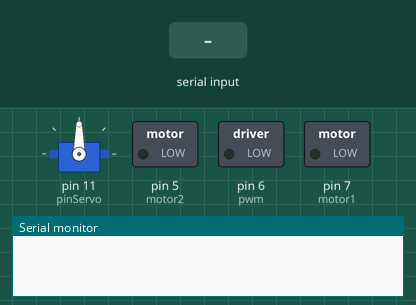
A sketch run on a simulated Arduino Uno, built with avr-gcc and run on an emulated ATmega328P. On the bench: servo, switched loads named in the sketch (green lamp = pin HIGH), the last lines printed to the serial monitor. Inputs (shaded band) come from the test bench.

Above: at 1.2 s.
1.3 s: "a\n" received over Serial
At 2.1 s:
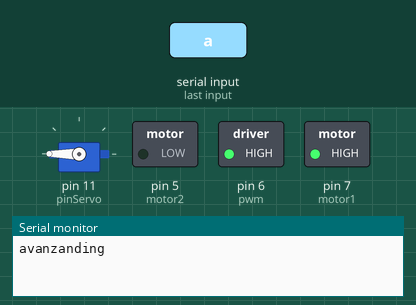
2.8 s: "90,45\n" received over Serial
At 5.5 s:
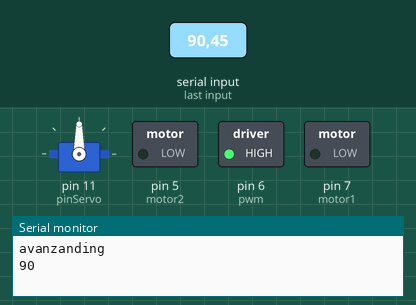
5.8 s: "30,150\n" received over Serial
At 6.9 s:
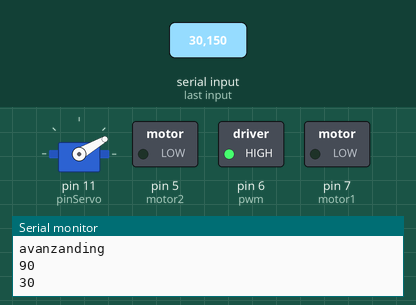
7.3 s: "5\n" received over Serial
At 7.9 s:
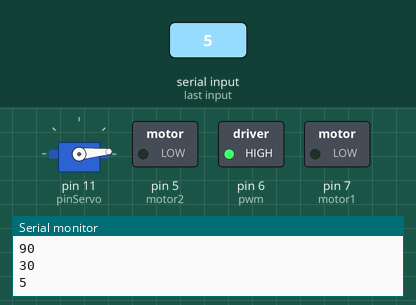
8.8 s: "90\n" received over Serial
At 9.1 s:
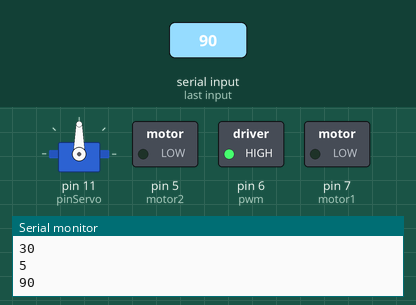
10.3 s: "200\n" received over Serial
At 11.5 s:
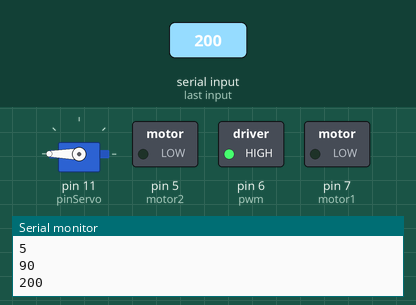
Timing chart, 0 to 12.8 s (numbered marks = the images above; inputs shaded):
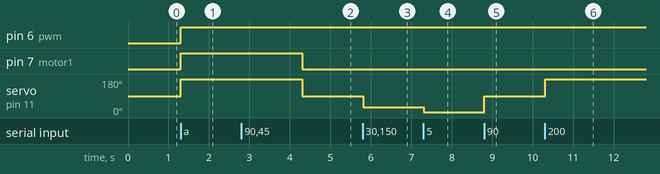

Measured:
- after the input at 1.3 s, pin 6 (pwm), pin 7 (motor1): LOW → HIGH at once; servo on pin 11 (pinServo): 90° → 180° at once
- after the input at 2.8 s, servo on pin 11 (pinServo): 180° → 90° after 1.5 s
- after the input at 5.8 s, servo on pin 11 (pinServo): 90° → 30° at once
- after the input at 7.3 s, servo on pin 11 (pinServo): 30° → 5° at once
- after the input at 8.8 s, servo on pin 11 (pinServo): 5° → 90° at once
- after the input at 10.3 s, servo on pin 11 (pinServo): 90° → 180° at once

The sketch:

Test_servo_and_cc.ino
```cpp
#include <Servo.h>
const int motor1 = 7;
const int motor2 = 5;
const int pwm = 6;

// Definir pines para el servo SG90
const int pinServo = 11;
Servo servo;
void setup() {
  Serial.begin(9600);
  pinMode(motor1,OUTPUT);
  pinMode(motor2,OUTPUT);
  pinMode(pwm,OUTPUT);
  servo.attach(pinServo);
}

void loop() {
if(Serial.available()>0){
  //it reads until detects "newline"
  String input = Serial.readStringUntil('\n');
  // Lee una línea completa desde la comunicación serial
  if(input == "a"){
    Serial.println("avanzanding");
    servo.write(180);
    avanzar(255);

    detener();
  }else{
    int pos = input.toInt();
    Serial.println(pos);
    servo.write(pos);
    }
  }
}

void avanzar(int pot) {
  analogWrite(pwm,pot);
  digitalWrite(motor1,HIGH);
  digitalWrite(motor2,LOW);
  delay(3000);
}
void detener() {
  digitalWrite(motor1,LOW);
  digitalWrite(motor2,LOW);
}
```
